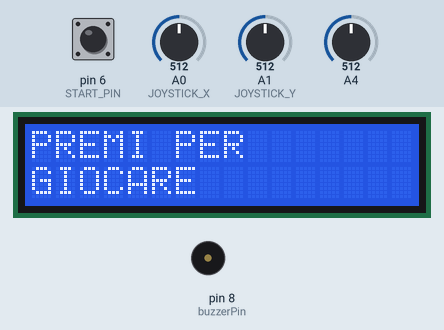
Recording of a sketch running on a simulated Arduino Uno, built with avr-gcc and run on an emulated ATmega328P. On the bench: 16×2 character LCD, buzzer (waves = sounding). The inputs (shaded band) are chosen by the test bench; at power-on: pin 6 (START_PIN) LOW, A0 (JOYSTICK_X) = 512, A1 (JOYSTICK_Y) = 512, A4 = 512. Random numbers use the default seed unless the sketch sets one; what the sketch prints to the serial monitor is not drawn.

Above: at 1.2 s.
1.3 s: pin 6 (START_PIN) pulled HIGH for 0.15 s
At 1.7 s:
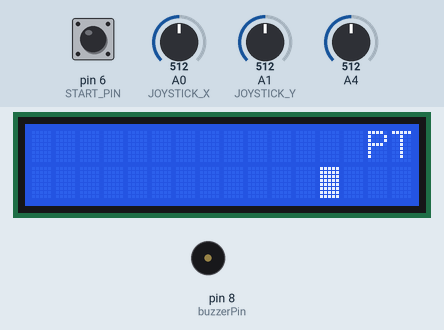
At 2.25 s:
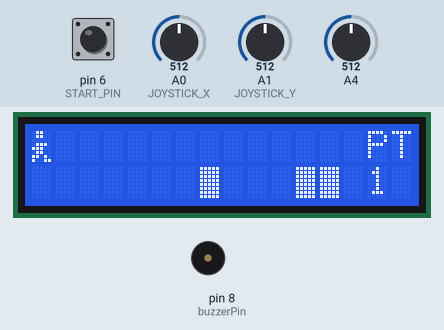
3.6 s: A0 (JOYSTICK_X) set to 410
5.2 s: A0 (JOYSTICK_X) set to 390
At 9.5 s:
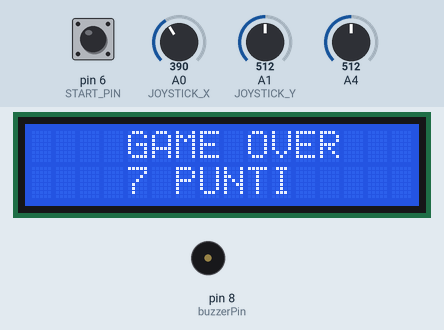
Timing chart, 0 to 11.0 s (numbered marks = the images above; inputs shaded):
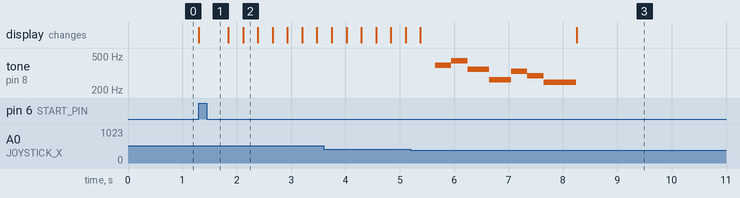

Measured:
- the behaviour switches between 400 and 399 on A0 (JOYSTICK_X) (found by bisection; images 2 and 3)
- after the input at 1.3 s, the display: changes at once (image 1)
- by itself, tone on pin 8 (buzzerPin): plays 392 Hz for 0.30 s, 440 Hz for 0.30 s, 349 Hz for 0.40 s, 262 Hz for 0.40 s, 330 Hz for 0.30 s, 294 Hz for 0.30 s … (7 notes in this stretch)

The sketch:

gioco_2.0.ino
```cpp
#include <LiquidCrystal.h>

LiquidCrystal lcd( 12, 11, 5, 4, 3, 2);//definisci i pin del display

#define JOYSTICK_X A0 //definisci i pin del joystick
#define JOYSTICK_Y A1


#define NOTE_G4  392
#define NOTE_A4  440
#define NOTE_F4  349
#define NOTE_C4  262
#define NOTE_E4  330
#define NOTE_D4  294
#define NOTE_B3  247

byte ostacolo [] { //crea l'ostacolo
  B11111,
  B11111,
  B11111,
  B11111,
  B11111,
  B11111,
  B11111,
  B11111,
};

byte personaggio [] = { // crea il personaggio
    B01100,
    B01100,
    B00000,
    B01110,
    B11100,
    B01100,
    B11010,
    B10011,
};


int START_PIN = 6;
int buzzerPin = 8;
//definisci tutte le variabili
int JoystickPositionx;
int JoystickPositiony;
int ObstaclePosition1 = 12;
int ObstaclePosition2 = 12;
int RandomRiga;
String SpazioVuoto = (" ");
int LastRandom1;
int LastRandom2;
int LastRandomPosition;
int punteggio = 0;
int start;
int contatore = 0;


 void setup() {
   lcd.begin(16, 2);//inizializza il display
   Serial.begin(9600);//inizializza il seriale
    pinMode(buzzerPin, OUTPUT);
   pinMode(START_PIN, INPUT);
   //crea i personaggi
   lcd.createChar(0, ostacolo);
   lcd.createChar(1, personaggio);

    lcd.setCursor(0, 0);
    lcd.print("PREMI PER");
    lcd.setCursor(0, 1);
    lcd.print("GIOCARE");
}

 void loop() {
   randomSeed(punteggio);
   if(digitalRead(START_PIN) == HIGH){
     start = 1;
     lcd.clear();
   }

   if(start == 1){
   lcd.setCursor(14, 0);
  lcd.print("PT");
  Movimento_ostacolo();
  salta();
  Destra_sinistra();
  ContaPunti();
   }
}


void Movimento_ostacolo(){
  checkLoose();
    Primo_ostacolo();
    checkLoose();
    Secondo_ostacolo();
  checkLoose();
}


 void Primo_ostacolo(){

     int randomRiga = random(2); //riga
        if(ObstaclePosition1 == 12){
            LastRandom1 = randomRiga;
        }

  lcd.setCursor(ObstaclePosition1, LastRandom1);
  lcd.write(byte(0));
   lcd.setCursor(ObstaclePosition1 + 2, LastRandom1);
  lcd.print(SpazioVuoto);
  delay(270);
  ObstaclePosition1 = ObstaclePosition1 - 1;

  if(ObstaclePosition1 == - 3){
    ObstaclePosition1 = 12;
  }
 }


 void Secondo_ostacolo(){

   int RandomPosition = random(5);
   int randomRiga2 = random(2); //riga
        if(ObstaclePosition2 == 12){
            LastRandom2 = randomRiga2;
            LastRandomPosition = RandomPosition;
        }

      lcd.setCursor(ObstaclePosition2, LastRandom2);
      lcd.write(byte(0));
      lcd.setCursor(ObstaclePosition2 + 2 , LastRandom2);
      lcd.print(SpazioVuoto);
      delay(270);
      ObstaclePosition2 = ObstaclePosition1 - LastRandomPosition;
      if(ObstaclePosition2 == -3){
        ObstaclePosition2 = 12;
      }
 }


void Destra_sinistra(){
  checkLoose();
  int x = analogRead(JOYSTICK_X);// destra = 0, sinistra = 1000
  Serial.println(x);
     if(analogRead(x) > 700){
          JoystickPositionx = JoystickPositionx + 1;
          delay(200);
          lcd.setCursor(JoystickPositionx, JoystickPositiony);
          checkLoose();
          lcd.write(byte(1));
          lcd.setCursor(JoystickPositionx - 1, JoystickPositiony);
          lcd.print(SpazioVuoto);
        }
          if(JoystickPositionx > 13){
          JoystickPositionx = 13;
          lcd.setCursor(13, JoystickPositiony);
          lcd.write(byte(1));
        }


 if(analogRead(x) < 300){
         JoystickPositionx = JoystickPositionx - 1;
         delay(200);
         lcd.setCursor(JoystickPositionx, JoystickPositiony);
         checkLoose();
         lcd.write(byte(1));
         lcd.setCursor(JoystickPositionx + 1, JoystickPositiony);
         lcd.print(SpazioVuoto);
              }

        if(JoystickPositionx < 0){
             JoystickPositionx = 0;
             lcd.setCursor(0, JoystickPositiony);
             lcd.write(byte(1));
        }


 if(analogRead(x) < 600 && (x) > 400){
        lcd.setCursor(JoystickPositionx, JoystickPositiony);
         lcd.write(byte(1));
  }
}


void salta(){
   int y = analogRead(JOYSTICK_Y);
     if(analogRead(y) >  600){
                        JoystickPositiony = 0;
                        lcd.setCursor(JoystickPositionx, JoystickPositiony);
                        checkLoose();
                        lcd.write(byte(1));
                        checkLoose();
                        lcd.setCursor(JoystickPositionx , 1);
                        lcd.print(SpazioVuoto);


     }

     if (analogRead(y) < 400) {
                         JoystickPositiony = 1;
                         lcd.setCursor(JoystickPositionx, JoystickPositiony);
                         checkLoose();
                         lcd.write(byte(1));
                         lcd.setCursor(JoystickPositionx , 0);
                        lcd.print(SpazioVuoto);
     }
}


void ContaPunti (){
  punteggio = punteggio + 1;
  lcd.setCursor(14, 1);
  lcd.print(punteggio);
}


void playGameOverSound() {
  if(contatore == 0){
  tone(buzzerPin, NOTE_G4, 300);   // Suona la nota G4 per 300 millisecondi
  delay(300);              // Pausa di 300 millisecondi
  tone(buzzerPin, NOTE_A4, 300);   // Suona la nota A4 per 300 millisecondi
  delay(300);              // Pausa di 300 millisecondi
  tone(buzzerPin, NOTE_F4, 400);   // Suona la nota F4 per 400 millisecondi
  delay(400);              // Pausa di 400 millisecondi
  tone(buzzerPin, NOTE_C4, 400);   // Suona la nota C4 per 400 millisecondi
  delay(400);              // Pausa di 400 millisecondi
  tone(buzzerPin, NOTE_E4, 300);   // Suona la nota E4 per 300 millisecondi
  delay(300);              // Pausa di 300 millisecondi
  tone(buzzerPin, NOTE_D4, 300);   // Suona la nota D4 per 300 millisecondi
  delay(300);              // Pausa di 300 millisecondi
  tone(buzzerPin, NOTE_B3, 600);   // Suona la nota B3 per 600 millisecondi
  delay(600);              // Pausa di 600 millisecondi
  contatore = 1;
 }
}


void checkLoose (){
  if(((ObstaclePosition1 == JoystickPositionx) && (LastRandom1 == JoystickPositiony))
        || ((ObstaclePosition2 == JoystickPositionx) && (LastRandom2 == JoystickPositiony))){
           playGameOverSound();
    lcd.clear();
    lcd.setCursor(4, 0);
    lcd.print("GAME OVER");
      lcd.setCursor(4, 1);
    lcd.print((punteggio) + String(" PUNTI"));
    delay(8000);
    lcd.clear();
    lcd.noDisplay();
  }
}
```
